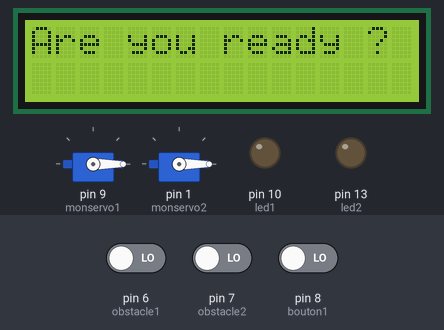
Bench run of a sketch on a simulated Arduino Uno, built with avr-gcc and run on an emulated ATmega328P. Parts: 2 × servo, 16×2 character LCD, output pins drawn as LEDs (lit = HIGH). The inputs (shaded band) are chosen by the test bench; at power-on: pin 6 (obstacle1) LOW, pin 7 (obstacle2) LOW, pin 8 (bouton1) LOW. What the sketch prints to the serial monitor is not drawn.

Above: at 1.2 s.
1.3 s: pin 6 (obstacle1) driven HIGH
At 1.46 s:
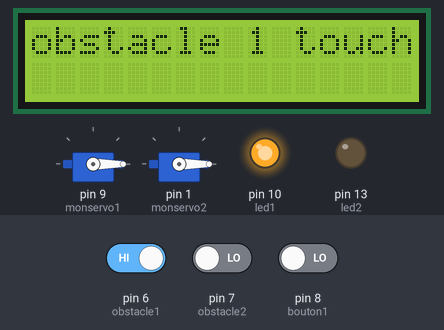
3.7 s: pin 7 (obstacle2) driven HIGH
At 3.89 s:
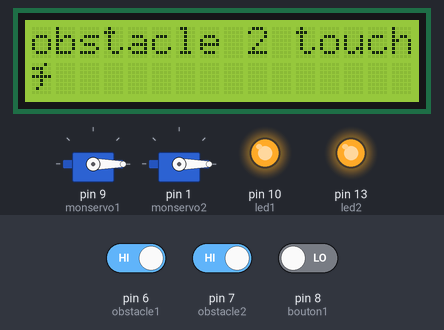
6.1 s: pin 8 (bouton1) driven HIGH
At 6.6 s:
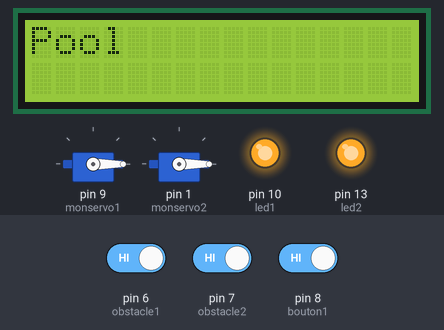
8.4 s: pin 8 (bouton1) driven LOW
At 8.89 s:
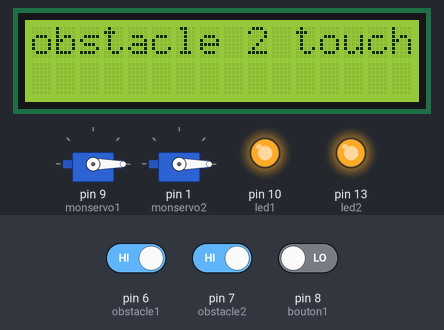
11.1 s: pin 6 (obstacle1) driven LOW
At 11.36 s:
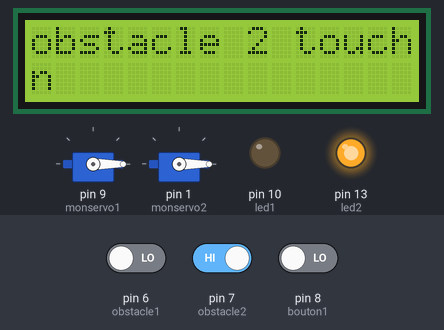
13.6 s: pin 8 (bouton1) driven HIGH
At 13.67 s:
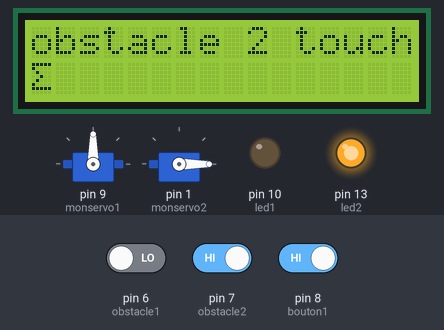
Timing chart, 0 to 21.6 s (numbered marks = the images above; inputs shaded):
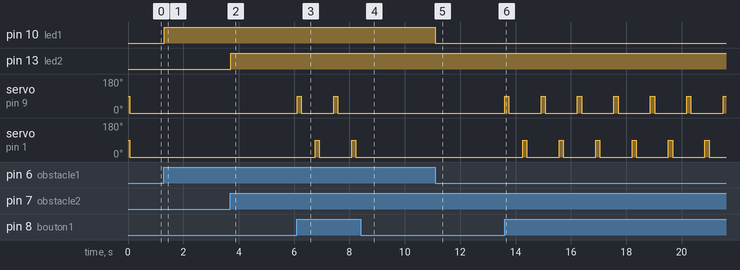

Measured:
- after the input at 1.3 s, pin 10 (led1): LOW → HIGH at once; the display: changes at once (image 1)
- after the input at 3.7 s, pin 13 (led2): LOW → HIGH at once; the display: changes at once (image 2)
- after the input at 6.1 s, servo on pin 9 (monservo1): alternates 90° for 0.15 s and 0° for 1.2 s, starting at once; servo on pin 1 (monservo2): alternates 90° for 0.15 s and 0° for 1.2 s, starting after 0.66 s; the display: first changes at once (image 3 shows a later state)
- after the input at 8.4 s, servo on pin 9 (monservo1), servo on pin 1 (monservo2): stops changing and stays 0°
- after the input at 11.1 s, pin 10 (led1): HIGH → LOW at once; the display: changes after 0.11 s (image 5)
- after the input at 13.6 s, servo on pin 9 (monservo1): alternates 90° for 0.15 s and 0° for 1.2 s, starting at once; servo on pin 1 (monservo2): alternates 90° for 0.15 s and 0° for 1.2 s, starting after 0.66 s; the display: changes at once (image 6)
- what the display in image 3 shows lasts 0.5 s, from 6.3 s to 6.8 s

The sketch:

flipper.ino
```cpp
// ////////////////// programme pour le fliper //////////////////

#include <Servo.h>                    // permet de faire appel à la bibliothèque Servo
#include <LiquidCrystal.h>            //fait appel a la bibliothèque liquidCristal

Servo monservo1;                       // crée une constante appelée « monservo » utilisable par la bibliothèque Servo.
Servo monservo2;                       // crée une constante appelée « monservo » utilisable par la bibliothèque Servo.

int bouton1 = 8;                       // déclare le bouton1 sur la PIN 8.
int etatbouton1 = 0;                   // variable représentant le bouton, soit ouvert ou fermé, ici au départ à 0 donc fermé.

int bouton2 = 0;                       // déclare le bouton2 sur la PIN 0.
int etatbouton2 = 0;                   // variable représentant le bouton, soit ouvert ou fermé, ici au départ à 0 donc fermé.

LiquidCrystal lcd (12,11,5,4,3,2);    // liaison 4 bits de données ecran

int obstacle1 = 6;                    // déclarer obstacle1 sur le pin 6
int etatobstacle1 = 0;                // On lit l’état du bouton obstacle1 pour savoir s’il est ouvert ou fermé

int obstacle2 = 7;                    // déclarer obstacle2 sur le pin 7
int etatobstacle2 = 0;                // On lit l’état du bouton obstacle2 pour savoir s’il est ouvert ou fermé

int led1 = 10;                        // déclarer led1 pour obstacle1 sur pin 10
int led2 = 13;                        // déclarer led2 pour obstacle2 sur pin 13

int compteur = 0;


void setup() {

Serial.begin(9600);

pinMode (bouton1, INPUT);              // on indique que le bouton1 est une entrée.
monservo1.attach(9);                   // commande de la bibliothèque Servo, qui consiste à « attacher » le servomoteur à la PIN 9

pinMode (bouton2, INPUT);              // on indique que le bouton2 est une entrée.
monservo2.attach(1);                   // commande de la bibliothèque Servo, qui consiste à « attacher » le servomoteur à la PIN 2

lcd.begin(16,2);                      // utilisation d'un écran 16 colonnes et 2 lignes
lcd.write("Are you ready ?");         // petit test pour vérifier que tout marche

pinMode (obstacle1, INPUT);           // on indique que obstacle1 est une entrée.
pinMode (obstacle2, INPUT);           // on indique que obstacle2 est une entrée.

pinMode (led1, OUTPUT);               // on indique que led1 est une entrée
pinMode (led2, OUTPUT);               // on indique que led2 est une entrée


}

void loop() {

// ************************** lecture de l'etat des composants *************************

 etatbouton1 = digitalRead (bouton1);           // On lit l’état du bouton1 pour savoir s’il est ouvert ou fermé
 etatbouton2 = digitalRead (bouton1);           // On lit l’état du bouton2 pour savoir s’il est ouvert ou fermé
 etatobstacle1 = digitalRead (obstacle1);     // On lit l’état du bouton obstacle1 pour savoir s’il est ouvert ou fermé
 etatobstacle2 = digitalRead (obstacle2);     // On lit l’état du bouton obstacle2 pour savoir s’il est ouvert ou fermé

// ************************** initialisation des servo *************************

 monservo1.write (0);                         // initialisation du servo 1 a l'angle 0
 monservo2.write (0);                         // initialisation du servo 2 a l'angle 0

// ************************** affichage compteur a l'écran  *************************

 lcd.setCursor(0,1);
 Serial.println(compteur);
 lcd.write(compteur);

 // ************************** ballet 1 *************************

  if (etatbouton1 == HIGH) {           // Si la variable “etatbouton1” est ouverte, à l’état haut, donc laisse passer le courant.
    monservo1.write (90);              // alors le servomoteur prend un angle de 90°.
    delay(150) ;                      // on attend un délais de 5 secondes
    monservo1.write (0);               // le servomoteur revient à l’angle 0, sa position de départ.
    }

  if (etatbouton1 == HIGH){            // Si la variable “etatbouton1” est ouverte, à l’état haut, donc laisse passer le courant.
    lcd.clear();                      // effacer l'ecran
    lcd.write("Pool");                // message afficher a la pression du bouton
    delay(500);                      // crée un délais de 150 millisecondes avant de refaire la boucle et de tester à nouveau l’état du bouton.
    lcd.clear();
  }

// ************************** ballet 2 *************************

  if (etatbouton2 == HIGH) {           // Si la variable “etatbouton2” est ouverte, à l’état haut, donc laisse passer le courant.
    monservo2.write (90);              // alors le servomoteur prend un angle de 90°.
    delay(150) ;                      // on attend un délais de 5 secondes
    monservo2.write (0);               // le servomoteur revient à l’angle 0, sa position de départ.
  }

  if (etatbouton2 == HIGH){            // Si la variable “etatbouton2” est ouverte, à l’état haut, donc laisse passer le courant.
    lcd.clear();                      // effacer l'ecran
    lcd.write("Pool");                // message afficher a la pression du bouton
    delay(500);                      // crée un délais de 150 millisecondes avant de refaire la boucle et de tester à nouveau l’état du bouton.
    lcd.clear();
  }

// ************************** etat obstacle 1 *************************


 if (etatobstacle1 == HIGH){          // Si la variable “etatobstacle1” est ouverte, à l’état haut, donc laisse passer le courant.
    lcd.clear();
    lcd.write("obstacle 1 toucher");
    lcd.setCursor(0,1);
    lcd.write(compteur);
    digitalWrite(led1, HIGH);         // On passe la variable led1 à l'etat haut
    compteur ++;
    //delay(50);

  }
  else                                // Si la variable “etatobstacle1 ” est ouverte, à l’état bas, donc ne laisse plus passer le courant
    digitalWrite(led1, LOW);          // On passe la variable led1 à l'etat bas

// ************************** etat obstacle 2 *************************


if (etatobstacle2 == HIGH){          // Si la variable “etatobstacle2” est ouverte, à l’état haut, donc laisse passer le courant.
    lcd.clear();
    lcd.write("obstacle 2 toucher");
    lcd.setCursor(0,1);
    lcd.write(compteur);
    digitalWrite(led2, HIGH);         // On passe la variable led2 à l'etat haut
    compteur ++;
    //delay(50);

  }
  else                                // Si la variable “etatobstacle2 ” est ouverte, à l’état bas, donc ne laisse plus passer le courant
    digitalWrite(led2, LOW);          // On passe la variable led2 à l'etat bas

}
```
